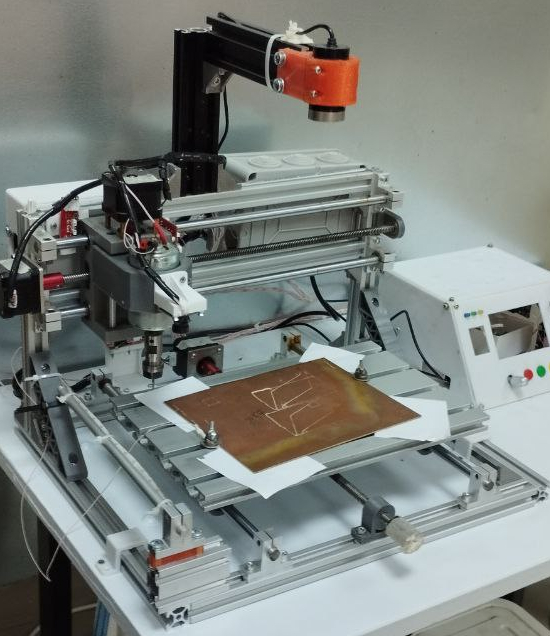
#> input picture articles/vkr/img/all-assembled.png, 550 x 636 px; its folder holds only this picture in this run
$ python -i find_work_area.py   (imports and definitions only)
#> lines starting #> are read from the running program, lines starting #| are printed output that depends on the picture
#> further down, picture is the input picture: shape (636, 550, 3); mean B, G, R 127, 130.9, 125.3
import numpy as np
import cv2 as cv
from matplotlib import pyplot as plt
from glob import glob
from time import time, sleep
from sympy import Line, Point
import math
from statistics import mean, median

class FWA:
    def __init__(self):
        pass

    # [87 lines left out: functions get_diagonal, det_min_max_side, rotate, correcting_perspective, convert_cam_0_to_mm, find_board_by_cam_two, not called in this run]

    def get_vertical_and_horizontal(self, lines, img):
        horizontal = []
        vertical = []
        for line in lines:
            x1,y1,x2,y2 = line[0]
            if x1 == x2 :
                cv.line(img,(x1,y1),(x2,y2),(128,0,128),12)
                vertical.append((x1, y1, x2, y2))
            elif y1 == y2 :
                cv.line(img,(x1,y1),(x2,y2),(255,0,0),12)
                horizontal.append((x1, y1, x2, y2))
            else:
                z = np.polyfit([x1, x2], [y1, y2], 1)
                if abs(z[0]) <= 1:
                    cv.line(img,(x1,y1),(x2,y2),(255,0,0),12)
                    horizontal.append((x1, y1, x2, y2))
                elif abs(z[0]) > 1 :
                    cv.line(img,(x1,y1),(x2,y2),(128,0,128),12)
                    vertical.append((x1, y1, x2, y2))
        return vertical, horizontal, img

    def get_p_vertical(self, best_v, v, k):
        pass

    def get_best_vertical(self, v):
        distance = list()
        for i in range(len(v)):
            if v[i][0] == v[i][2]:
                counter = 0
                for j in range(len(v)):
                    if not (j == i) :
                        if abs(v[i][0] - v[j][0]) < 2:
                            counter += 1
                        if abs(v[i][2] - v[j][2]) < 2:
                            counter += 1
                distance.append([i, counter])
                del counter
            else:
                p = np.polyfit([v[i][0], v[i][2]], [v[i][1], v[i][3]], 1)
                counter = 0
                for j in range(len(v)):
                    if not (j == i):
                        if abs(v[j][0] - ((p[1] - v[j][1])/ - p[0])) < 2:
                            counter += 1
                        if abs(v[j][0] - ((p[1] - v[j][1])/ - p[0])) < 2:
                            counter += 1
                distance.append([i, counter])
                del counter
        #print(distance)
        #print(max(distance, key = lambda x: x[1]))
        #p = self.get_p_vertical(v[max(distance, key = lambda x: x[1])[0]], v, max(distance, key = lambda x: x[1])[0])
        return v[max(distance, key = lambda x: x[1])[0]]

    def get_best_horizontal(self, h):
        distance = list()
        for i in range(len(h)):
            if h[i][1] == h[i][3]:
                counter = 0
                for j in range(len(h)):
                    if not (j == i) :
                        if abs(h[i][1] - h[j][1]) < 5:
                            counter += 1
                        if abs(h[i][3] - h[j][3]) < 5:
                            counter += 1
                distance.append([i, counter])
                del counter
            else:
                p = np.polyfit([h[i][0], h[i][2]], [h[i][1], h[i][3]], 1)
                counter = 0
                for j in range(len(h)):
                    if not (j == i):
                        if abs(h[j][0] - ((p[1] - h[j][1])/ - p[0])) < 5:
                            counter += 1
                        if abs(h[j][0] - ((p[1] - h[j][1])/ - p[0])) < 5:
                            counter += 1
                distance.append([i, counter])
                del counter
        #print(distance)
        #print(max(distance, key = lambda x: x[1]))
        return h[max(distance, key = lambda x: x[1])[0]]

    def find_corner_by_cam_one(self, img):
        img = img
        gray = cv.cvtColor(img,cv.COLOR_BGR2GRAY)
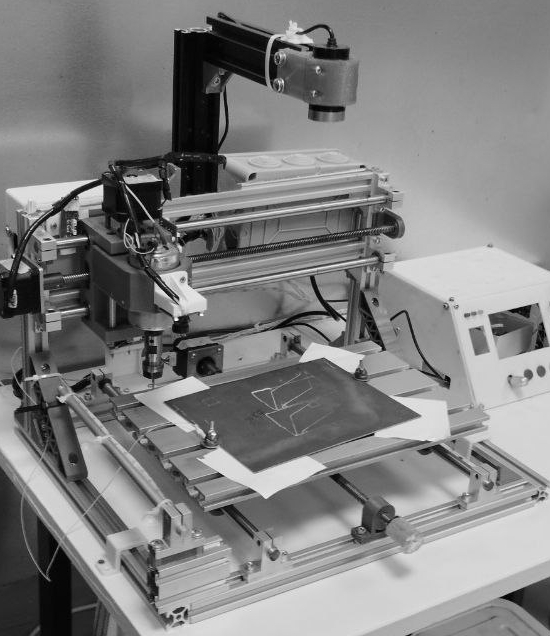
#> gray: shape (636, 550); min 0, max 254, mean 128.8
        edges = cv.Canny(gray,100,200,apertureSize = 3)
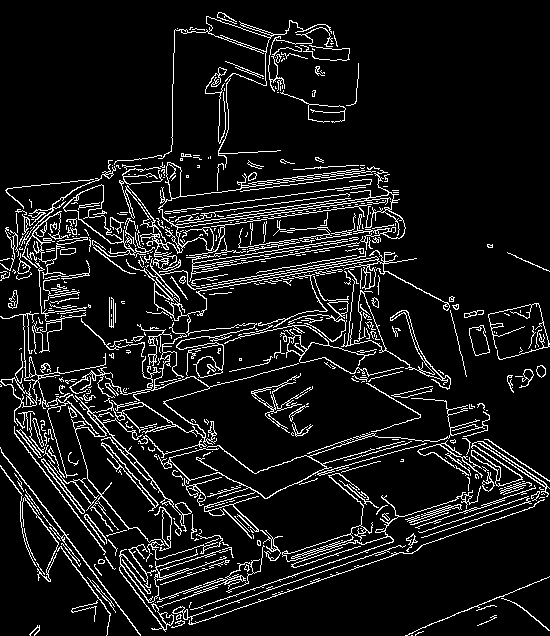
#> edges: shape (636, 550); 9.3% white in thin lines or dots
        lines = cv.HoughLinesP(edges,1,np.pi/180,2,minLineLength=30,maxLineGap=10)
#> lines = 695 rows, first 6: [196, 572, 206, 538], [384, 506, 454, 534], [456, 468, 535, 471], [25, 447, 67, 483], [137, 253, 145, 207], [100, 559, 198, 622]
        vertical, horizontal, img = self.get_vertical_and_horizontal(lines, img)
#> the loop in get_vertical_and_horizontal, `for line in lines:` made 695 passes
#> (x1, y1, x2, y2, z) on passes 1 to 12: (196, 572, 206, 538, [-3.4, 1238.4]), (384, 506, 454, 534, [0.4, 352.4]), (456, 468, 535, 471, [0.038, 450.7]), (25, 447, 67, 483, [0.857, 425.6]), (137, 253, 145, 207, [-5.75, 1040.8]), (100, 559, 198, 622, [0.643, 494.7]), (338, 271, 395, 190, [-1.42, 751.3]), (110, 261, 113, 218, [-14.33, 1837.7]), (279, 241, 321, 274, [0.786, 21.79]), (173, 63, 174, 30, [-33, 5772]), (334, 272, 387, 172, [-1.89, 902.2]), (203, 584, 247, 576, [-0.182, 620.9])
#> (x1, y1, x2, y2) on passes 19, 20, 30, 70, 81, 90: (49, 438, 49, 402), (72, 253, 72, 181), (147, 606, 147, 572), (16, 372, 67, 372), (326, 578, 326, 541), (237, 324, 289, 324)
#> after the loop in get_vertical_and_horizontal, `for line in lines:`:
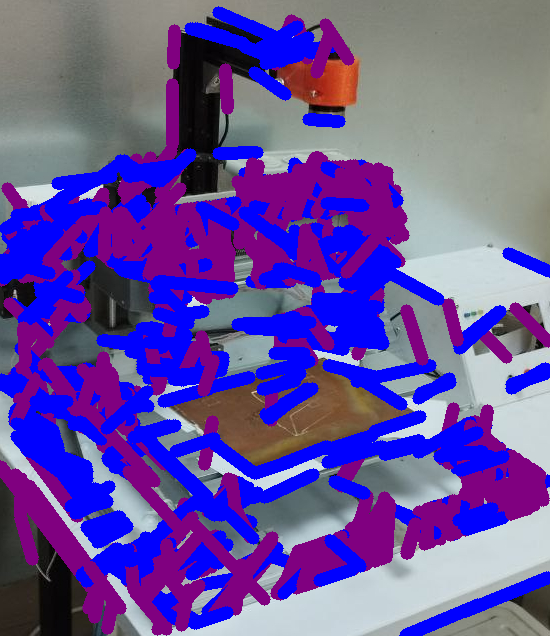
#> img: shape (636, 550, 3); mean B, G, R 160, 78.6, 101.7
#> after the loop in get_vertical_and_horizontal, `for line in lines:`: horizontal = 311 items, first 6: (384, 506, 454, 534), (456, 468, 535, 471), (25, 447, 67, 483), (100, 559, 198, 622), (279, 241, 321, 274), (203, 584, 247, 576); vertical = 384 items, first 6: (196, 572, 206, 538), (137, 253, 145, 207), (338, 271, 395, 190), (110, 261, 113, 218), (173, 63, 174, 30), (334, 272, 387, 172)

        #print(vertical)

        best_vertical = self.get_best_vertical(vertical)
#> the loop in get_best_vertical, `for i in range(len(v)):` made 384 passes
#> p on passes 1, 2, 3, 4, 5, 6, 7, 8, 9, 12, 13, 14: [-3.4, 1238.4], [-5.75, 1040.8], [-1.42, 751.3], [-14.33, 1837.7], [-33, 5772], [-1.89, 902.2], [-1.48, 1236.9], [-5.25, 1453.2], [-9.5, 2820], [-11, 3421], [-19.5, 2434], [-1.78, 854.8]
#> after the loop in get_best_vertical, `for i in range(len(v)):`: distance = 384 pairs, first value 0 to 383, second value 0 to 18
#> best_vertical = (315, 212, 320, 159)
        #print(best_vertical)
        best_horisontal = self.get_best_horizontal(horizontal)
#> the loop in get_best_horizontal, `for i in range(len(h)):` made 311 passes
#> p on passes 1 to 2: [0.4, 352.4], [0.038, 450.7]
#> p on pass 3: [0.857, 425.6]
        #print(best_horisontal)

        cv.line(img,(best_vertical[0],best_vertical[1]),(best_vertical[2],best_vertical[3]),(0,0,255),12)
        cv.line(img,(best_horisontal[0],best_horisontal[1]),(best_horisontal[2],best_horisontal[3]),(255,255,0),12)

        line1 = Line(Point(best_vertical[0], best_vertical[1]), Point(best_vertical[2], best_vertical[3]))
        line2 = Line(Point(best_horisontal[0], best_horisontal[1]), Point(best_horisontal[2], best_horisontal[3]))
        intersect = line1.intersection(line2)
        if len(str(intersect[0][0]).split('/')) > 1:
            x_intersection = int(str(intersect[0][0]).split('/')[0]) / int(str(intersect[0][0]).split('/')[1])
        else:
            x_intersection = int(str(intersect[0][0]))
        if len(str(intersect[0][1]).split('/')) > 1:
            y_intersection = int(str(intersect[0][1]).split('/')[0]) / int(str(intersect[0][1]).split('/')[1])
        else:
            y_intersection = int(str(intersect[0][1]))
        #print(x_intersection, y_intersection)
        cv.circle(img, (int(x_intersection),int(y_intersection)), radius=12, color=(255, 0, 255), thickness=-1)
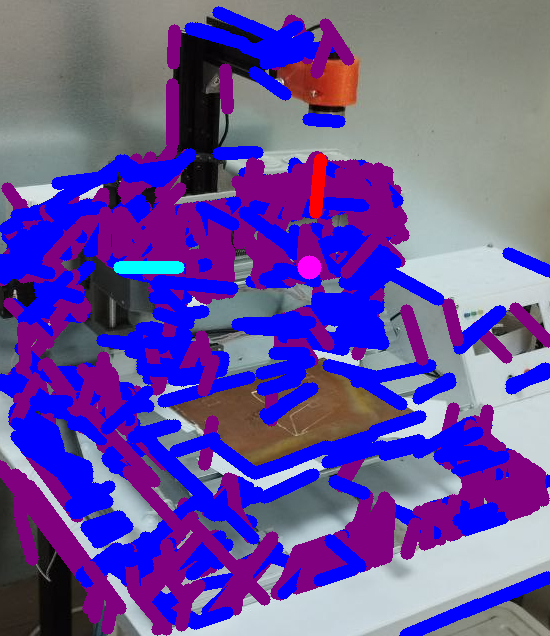
#> img: shape (636, 550, 3); mean B, G, R 159.9, 79.2, 102.1
        cv.circle(img, (640,480), radius=12, color=(255, 255, 255), thickness=-1)
        #plt.imshow(img)
        #plt.show()
        return (640 - x_intersection)/34.5 , (480 - y_intersection)/35, img

# [33 lines not run here, left out]


>>> import cv2
>>> picture = cv2.imread('../../articles/vkr/img/all-assembled.png')
>>> result = FWA().find_corner_by_cam_one(picture)
